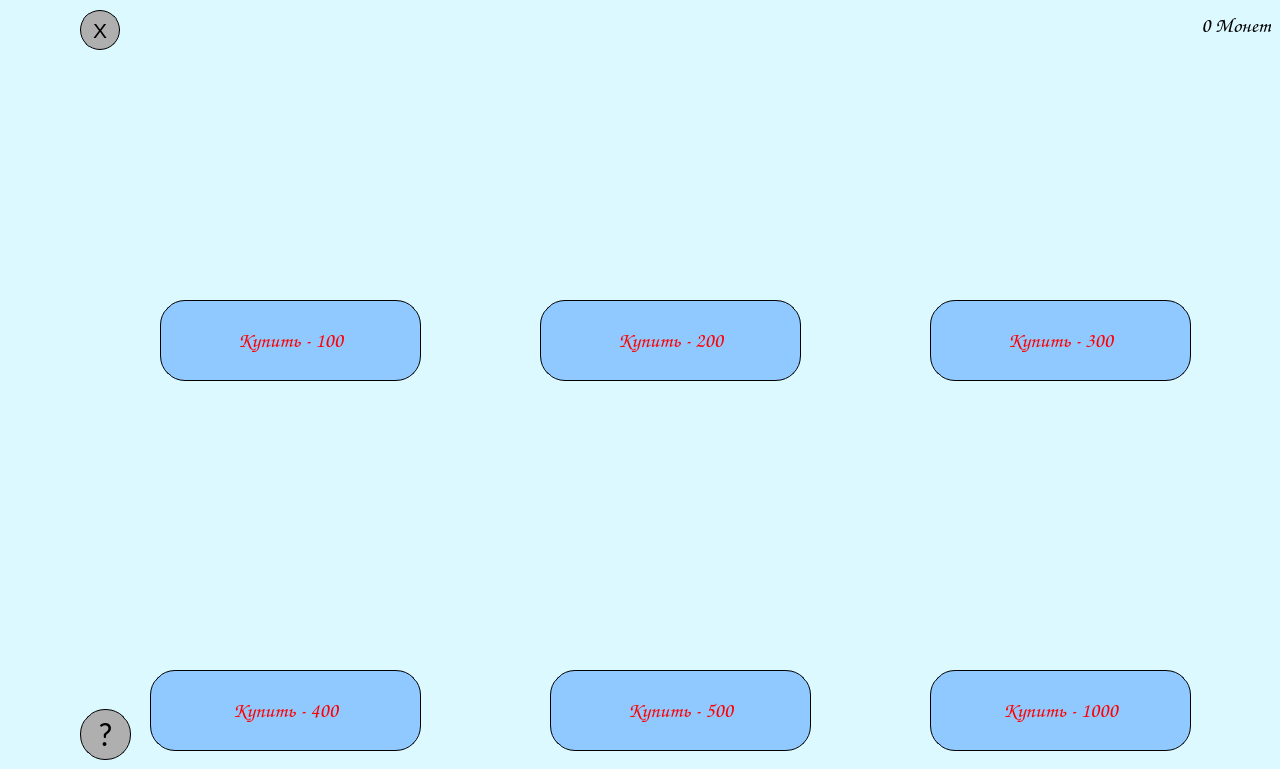
    <widget class="QWidget" name="shopPage">
     <property name="styleSheet">
      <string notr="true">background-color:rgb(219, 249, 255)</string>
     </property>
     <widget class="QPushButton" name="medalBuyButton">
      <property name="geometry">
       <rect>
        <x>160</x>
        <y>300</y>
        <width>261</width>
        <height>81</height>
       </rect>
      </property>
      <property name="font">
       <font>
        <family>Comic Sans MS</family>
        <pointsize>16</pointsize>
       </font>
      </property>
      <property name="styleSheet">
       <string notr="true">QPushButton#medalBuyButton{
border-radius: 25px;
background-color: rgb(143, 201, 255);
border: 1px solid #000000;
color: red;
}
QPushButton#medalBuyButton:hover{
background-color: rgb(235, 235, 107)
}</string>
      </property>
      <property name="text">
       <string>Купить - 100</string>
      </property>
      <property name="autoRepeatInterval">
       <number>101</number>
      </property>
      <attribute name="buttonGroup">
       <string notr="true">buyButtons</string>
      </attribute>
     </widget>
     <widget class="QPushButton" name="bookBuyButton">
      <property name="geometry">
       <rect>
        <x>150</x>
        <y>670</y>
        <width>271</width>
        <height>81</height>
       </rect>
      </property>
      <property name="font">
       <font>
        <family>Comic Sans MS</family>
        <pointsize>16</pointsize>
       </font>
      </property>
      <property name="styleSheet">
       <string notr="true">QPushButton#bookBuyButton{
border-radius: 25px;
background-color: rgb(143, 201, 255);
border: 1px solid #000000;
color: red;
}
QPushButton#bookBuyButton:hover{
background-color: rgb(235, 235, 107)
}</string>
      </property>
      <property name="text">
       <string>Купить - 400</string>
      </property>
      <attribute name="buttonGroup">
       <string notr="true">buyButtons</string>
      </attribute>
     </widget>
     <widget class="QPushButton" name="heartBuyButton">
      <property name="geometry">
       <rect>
        <x>540</x>
        <y>300</y>
        <width>261</width>
        <height>81</height>
       </rect>
      </property>
      <property name="font">
       <font>
        <family>Comic Sans MS</family>
        <pointsize>16</pointsize>
       </font>
      </property>
      <property name="styleSheet">
       <string notr="true">QPushButton#heartBuyButton{
border-radius: 25px;
background-color: rgb(143, 201, 255);
border: 1px solid #000000;
color: red;
}
QPushButton#heartBuyButton:hover{
background-color: rgb(235, 235, 107)
}</string>
      </property>
      <property name="text">
       <string>Купить - 200</string>
      </property>
      <attribute name="buttonGroup">
       <string notr="true">buyButtons</string>
      </attribute>
     </widget>
     <widget class="QPushButton" name="featherBuyButton">
      <property name="geometry">
       <rect>
        <x>550</x>
        <y>670</y>
        <width>261</width>
        <height>81</height>
       </rect>
      </property>
      <property name="font">
       <font>
        <family>Comic Sans MS</family>
        <pointsize>16</pointsize>
       </font>
      </property>
      <property name="styleSheet">
       <string notr="true">QPushButton#featherBuyButton{
border-radius: 25px;
background-color: rgb(143, 201, 255);
border: 1px solid #000000;
color: red;
}
QPushButton#featherBuyButton:hover{
background-color: rgb(235, 235, 107)
}</string>
      </property>
      <property name="text">
       <string>Купить - 500</string>
      </property>
      <attribute name="buttonGroup">
       <string notr="true">buyButtons</string>
      </attribute>
     </widget>
     <widget class="QPushButton" name="globusBuyButton">
      <property name="geometry">
       <rect>
        <x>930</x>
        <y>300</y>
        <width>261</width>
        <height>81</height>
       </rect>
      </property>
      <property name="font">
       <font>
        <family>Comic Sans MS</family>
        <pointsize>16</pointsize>
       </font>
      </property>
      <property name="styleSheet">
       <string notr="true">QPushButton#globusBuyButton{
border-radius: 25px;
background-color: rgb(143, 201, 255);
border: 1px solid #000000;
color: red;
}
QPushButton#globusBuyButton:hover{
background-color: rgb(235, 235, 107)
}</string>
      </property>
      <property name="text">
       <string>Купить - 300</string>
      </property>
      <attribute name="buttonGroup">
       <string notr="true">buyButtons</string>
      </attribute>
     </widget>
     <widget class="QPushButton" name="starBuyButton">
      <property name="geometry">
       <rect>
        <x>930</x>
        <y>670</y>
        <width>261</width>
        <height>81</height>
       </rect>
      </property>
      <property name="font">
       <font>
        <family>Comic Sans MS</family>
        <pointsize>16</pointsize>
       </font>
      </property>
      <property name="styleSheet">
       <string notr="true">QPushButton#starBuyButton{
border-radius: 25px;
background-color: rgb(143, 201, 255);
border: 1px solid #000000;
color: red;
}
QPushButton#starBuyButton:hover{
background-color: rgb(235, 235, 107)
}</string>
      </property>
      <property name="text">
       <string>Купить - 1000</string>
      </property>
      <attribute name="buttonGroup">
       <string notr="true">buyButtons</string>
      </attribute>
     </widget>
     <widget class="QPushButton" name="quitShopButton">
      <property name="geometry">
       <rect>
        <x>80</x>
        <y>10</y>
        <width>40</width>
        <height>40</height>
       </rect>
      </property>
      <property name="sizePolicy">
       <sizepolicy hsizetype="Minimum" vsizetype="Maximum">
        <horstretch>0</horstretch>
        <verstretch>0</verstretch>
       </sizepolicy>
      </property>
      <property name="font">
       <font>
        <pointsize>16</pointsize>
       </font>
      </property>
      <property name="autoFillBackground">
       <bool>false</bool>
      </property>
      <property name="styleSheet">
       <string notr="true">QPushButton#quitShopButton{
border-radius: 20px;
background-color: rgb(175, 175, 175);
border: 1px solid black;
background-image: 'images/undo.png';
	color: rgb(0, 0, 0);
}
QPushButton#quitShopButton:hover{
background-color: rgb(109, 109, 109)
}</string>
      </property>
      <property name="text">
       <string>X</string>
      </property>
      <property name="shortcut">
       <string extracomment="Назад в главное меню"/>
      </property>
     </widget>
     <widget class="QLabel" name="label">
      <property name="geometry">
       <rect>
        <x>970</x>
        <y>50</y>
        <width>181</width>
        <height>231</height>
       </rect>
      </property>
      <property name="text">
       <string/>
      </property>
      <property name="pixmap">
       <pixmap>../images/globus.png</pixmap>
      </property>
      <property name="scaledContents">
       <bool>true</bool>
      </property>
     </widget>
     <widget class="QLabel" name="label_4">
      <property name="geometry">
       <rect>
        <x>580</x>
        <y>50</y>
        <width>181</width>
        <height>231</height>
       </rect>
      </property>
      <property name="text">
       <string/>
      </property>
      <property name="pixmap">
       <pixmap>../images/heart.png</pixmap>
      </property>
      <property name="scaledContents">
       <bool>true</bool>
      </property>
     </widget>
     <widget class="QLabel" name="label_12">
      <property name="geometry">
       <rect>
        <x>200</x>
        <y>420</y>
        <width>181</width>
        <height>231</height>
       </rect>
      </property>
      <property name="text">
       <string/>
      </property>
      <property name="pixmap">
       <pixmap>../images/book.png</pixmap>
      </property>
      <property name="scaledContents">
       <bool>true</bool>
      </property>
     </widget>
     <widget class="QLabel" name="label_13">
      <property name="geometry">
       <rect>
        <x>200</x>
        <y>50</y>
        <width>181</width>
        <height>231</height>
       </rect>
      </property>
      <property name="text">
       <string/>
      </property>
      <property name="pixmap">
       <pixmap>../images/medal.png</pixmap>
      </property>
      <property name="scaledContents">
       <bool>true</bool>
      </property>
     </widget>
     <widget class="QLabel" name="label_14">
      <property name="geometry">
       <rect>
        <x>590</x>
        <y>420</y>
        <width>181</width>
        <height>241</height>
       </rect>
      </property>
      <property name="text">
       <string/>
      </property>
      <property name="pixmap">
       <pixmap>../images/feather.png</pixmap>
      </property>
      <property name="scaledContents">
       <bool>true</bool>
      </property>
     </widget>
     <widget class="QLabel" name="label_15">
      <property name="geometry">
       <rect>
        <x>970</x>
        <y>420</y>
        <width>181</width>
        <height>241</height>
       </rect>
      </property>
      <property name="text">
       <string/>
      </property>
      <property name="pixmap">
       <pixmap>../images/star.png</pixmap>
      </property>
      <property name="scaledContents">
       <bool>true</bool>
      </property>
     </widget>
     <widget class="QLabel" name="balanceLabel">
      <property name="geometry">
       <rect>
        <x>1100</x>
        <y>10</y>
        <width>171</width>
        <height>31</height>
       </rect>
      </property>
      <property name="font">
       <font>
        <family>Comic Sans MS</family>
        <pointsize>16</pointsize>
       </font>
      </property>
      <property name="styleSheet">
       <string notr="true">color: rgb(0, 0, 0);</string>
      </property>
      <property name="text">
       <string>0 Монет</string>
      </property>
      <property name="alignment">
       <set>Qt::AlignRight|Qt::AlignTrailing|Qt::AlignVCenter</set>
      </property>
     </widget>
     <widget class="QPushButton" name="helpButtonInShop">
      <property name="geometry">
       <rect>
        <x>80</x>
        <y>709</y>
        <width>51</width>
        <height>51</height>
       </rect>
      </property>
      <property name="sizePolicy">
       <sizepolicy hsizetype="Minimum" vsizetype="Maximum">
        <horstretch>0</horstretch>
        <verstretch>0</verstretch>
       </sizepolicy>
      </property>
      <property name="font">
       <font>
        <family>Calibri</family>
        <pointsize>24</pointsize>
       </font>
      </property>
      <property name="autoFillBackground">
       <bool>false</bool>
      </property>
      <property name="styleSheet">
       <string notr="true">QPushButton#helpButtonInShop{
border-radius: 25px;
background-color: rgb(175, 175, 175);
border: 1px solid black;
background-image: 'images/undo.png';
	color: rgb(0, 0, 0);
}
QPushButton#helpButtonInShop:hover{
background-color: rgb(109, 109, 109)
}</string>
      </property>
      <property name="text">
       <string>?</string>
      </property>
      <property name="shortcut">
       <string extracomment="Назад в главное меню"/>
      </property>
     </widget>
    </widget>
